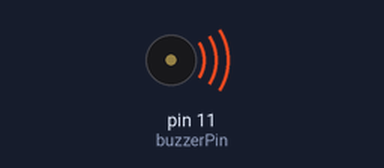
Bench run of a sketch on a simulated Arduino Uno, built with avr-gcc and run on an emulated ATmega328P. On the bench: buzzer (waves = sounding).

Above: at 0.1 s.
At 12.3 s:
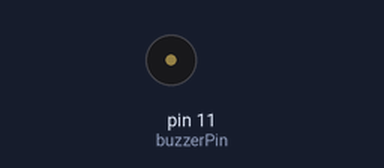
Timing chart, 0 to 13.8 s (numbered marks = the images above):
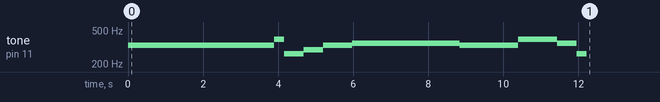

The sketch:

Lab2_4.ino
```cpp
int buzzerPin = 11;

int frequencies[] = {
  330, 330, 330,   // eee
  330, 330, 330,   // eee
  330, 392, 262, 294, 330, // egcde
  349, 349, 349,   // fff
  349, 330, 330,   // ffee
  330, 330, 392, 392, 349, 294, 262 // eeggfdc
};

int rhythm[] = {
  2,2,3,1, 2,2,3,1, 2,2,3,1,4,4, 2,2,3,0, 1,2,2,2,0, 1,1,2,2,2,2,4,4
};

int noteCount = sizeof(frequencies) / sizeof(frequencies[0]);

void setup() {
  for (int i = 0; i < noteCount; i++) {
    int duration = 260 * rhythm[i];
    if (frequencies[i] != 0) {
      tone(buzzerPin, frequencies[i], duration);
    }
    delay(duration);
    noTone(buzzerPin);
  }
}

void loop() {
}
```
